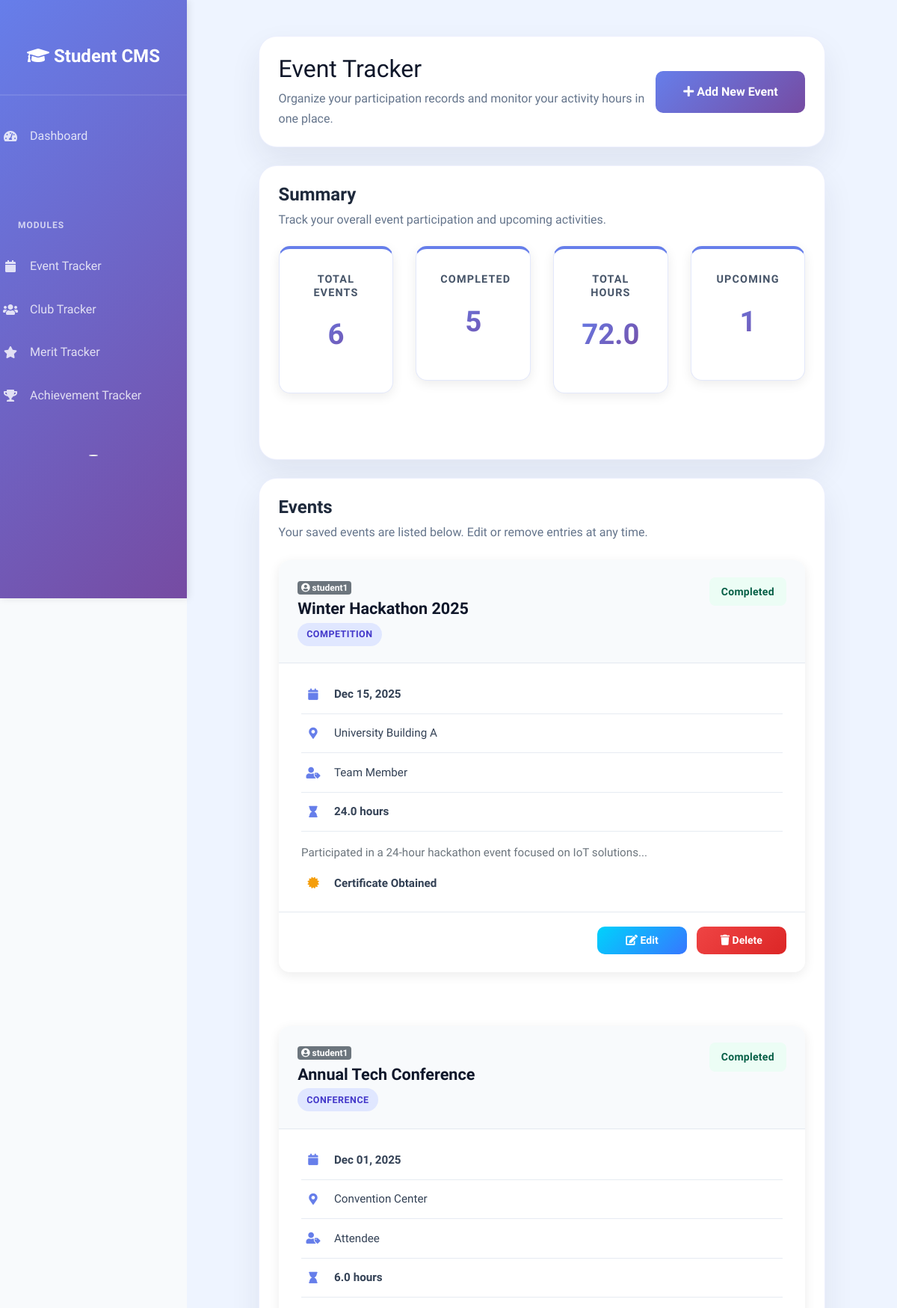
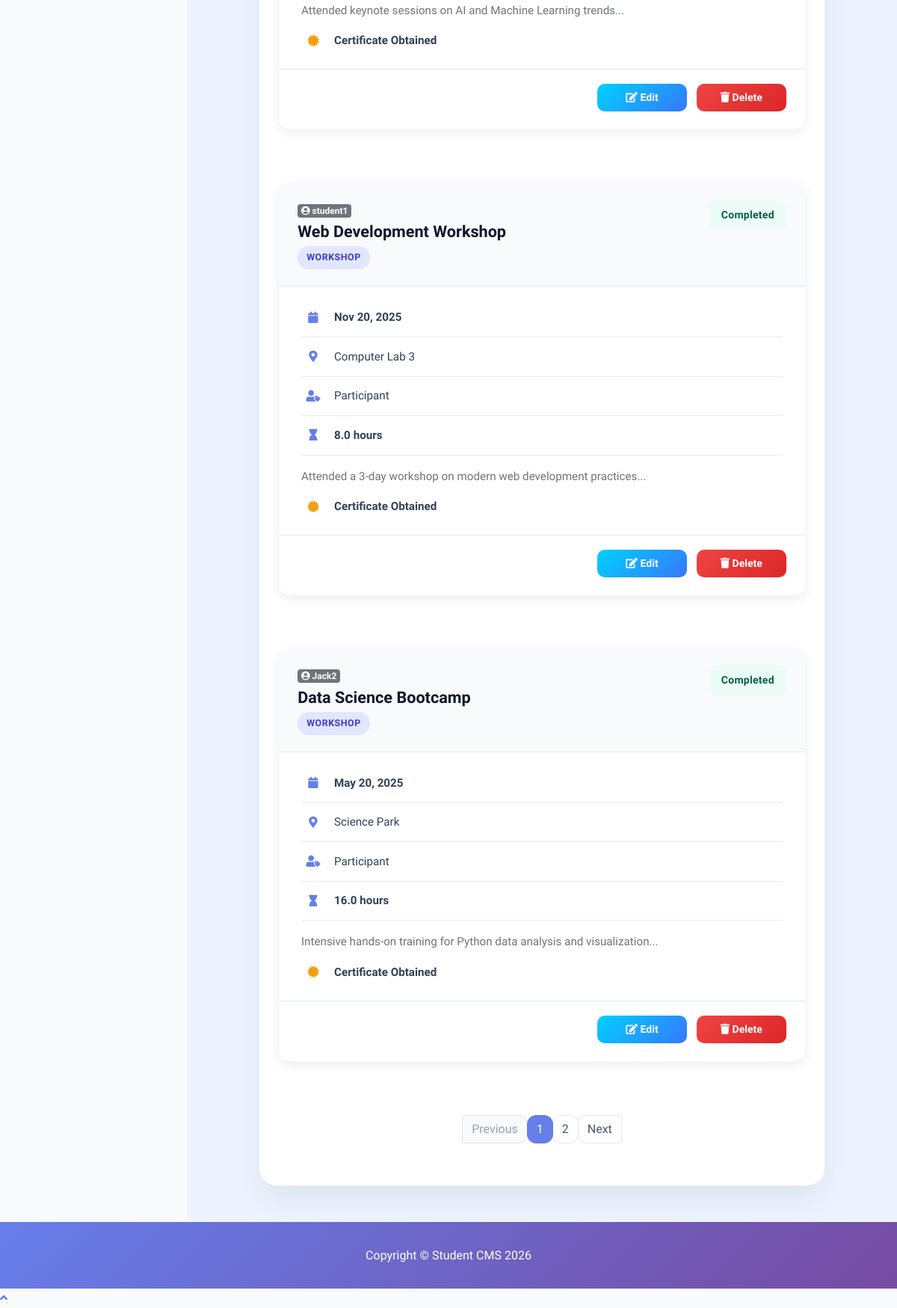
The page /modules/event/event_tracker.php (signed in) on the database its author committed (2 pictures, top to bottom).
### tables this page shows
CREATE TABLE IF NOT EXISTS events (
    event_id INT PRIMARY KEY AUTO_INCREMENT,
    user_id INT NOT NULL,
    event_name VARCHAR(150) NOT NULL,
    event_type VARCHAR(100),
    event_date DATE NOT NULL,
    location VARCHAR(200),
    description LONGTEXT,
    hours_participated DECIMAL(5, 2),
    role_held VARCHAR(100),
    certificate_obtained BOOLEAN DEFAULT FALSE,
    status ENUM('completed', 'ongoing', 'upcoming') DEFAULT 'completed',
    created_at TIMESTAMP DEFAULT CURRENT_TIMESTAMP,
    updated_at TIMESTAMP DEFAULT CURRENT_TIMESTAMP ON UPDATE CURRENT_TIMESTAMP,
    FOREIGN KEY (user_id) REFERENCES users(user_id) ON DELETE CASCADE,
    INDEX idx_user_id (user_id),
    INDEX idx_event_date (event_date)
);

CREATE TABLE IF NOT EXISTS users (
    user_id INT PRIMARY KEY AUTO_INCREMENT,
    username VARCHAR(50) UNIQUE NOT NULL,
    email VARCHAR(100) UNIQUE NOT NULL,
    password VARCHAR(255) NOT NULL,
    full_name VARCHAR(100),
    role ENUM('student', 'admin') DEFAULT 'student',
    created_at TIMESTAMP DEFAULT CURRENT_TIMESTAMP,
    updated_at TIMESTAMP DEFAULT CURRENT_TIMESTAMP ON UPDATE CURRENT_TIMESTAMP
);

### modules/event/event_tracker.php (the view, shortened to what this page needs)
<?php
require_once '../../config.php';
$user_id = $_SESSION['user_id'];
$role    = $_SESSION['role'];
$events_per_page = 4;
$current_page = max(1, intval($_GET['page'] ?? 1));
$offset = ($current_page - 1) * $events_per_page;
$total_events = 0;
$total_hours = 0;
$completed_events = 0;
if ($role === 'admin') {
    $stats_query = "SELECT COUNT(*) AS total_events,
                           SUM(CASE WHEN status = 'completed' THEN 1 ELSE 0 END) AS completed_events,
                           COALESCE(SUM(hours_participated), 0) AS total_hours
                    FROM events";
    $stats_result = $conn->query($stats_query);
}
if ($stats_result && $row = $stats_result->fetch_assoc()) {
    $total_events = intval($row['total_events']);
    $completed_events = intval($row['completed_events']);
    $total_hours = floatval($row['total_hours']);
}
$total_pages = $total_events > 0 ? max(1, ceil($total_events / $events_per_page)) : 1;
$events = [];
if ($role === 'admin') {
    $list_query = "SELECT e.*, u.username
                   FROM events e
                   LEFT JOIN users u ON e.user_id = u.user_id
                   ORDER BY e.event_date DESC LIMIT ? OFFSET ?";
    $list_stmt = $conn->prepare($list_query);
    $list_stmt->bind_param("ii", $events_per_page, $offset);
} else {
    $list_query = "SELECT * FROM events WHERE user_id = ?
                   ORDER BY event_date DESC LIMIT ? OFFSET ?";
    $list_stmt = $conn->prepare($list_query);
    $list_stmt->bind_param("iii", $user_id, $events_per_page, $offset);
}
if ($list_stmt) {
    $list_stmt->execute();
    $result = $list_stmt->get_result();
    while ($row = $result->fetch_assoc()) {
        $events[] = $row;
    }
}
?>
<!DOCTYPE html>
<html lang="en">
<head>
    <link href="../../vendor/fontawesome-free/css/all.min.css" rel="stylesheet" type="text/css">
    <link href="https://cdn.jsdelivr.net/npm/bootstrap@4.6.0/dist/css/bootstrap.min.css" rel="stylesheet">
    <link href="../../assets/style.css" rel="stylesheet">
</head>
<body id="page-top">
    <div id="wrapper">
        <?php include('../../includes/sidebar.php'); ?>
            <div id="content">
                <div class="container-fluid">
                    <div class="page-header-card mb-4">
                        <div class="d-flex flex-column flex-md-row align-items-start align-items-md-center justify-content-between">
                            <div>
                                <h1 class="h3 mb-2 text-gray-800">Event Tracker</h1>
                                <p class="page-subtitle">Organize your participation records and monitor your activity hours in one place.</p>
                            </div>
                            <button class="btn btn-primary mt-3 mt-md-0" data-toggle="modal" data-target="#eventModal" onclick="resetForm()">
                                <i class="fas fa-plus"></i> Add New Event
                            </button>
                        </div>
                    </div>
                    <div class="section-card mb-4">
                        <div class="section-card-header">
                            <div>
                                <h4>Summary</h4>
                                <p class="section-subtitle">Track your overall event participation and upcoming activities.</p>
                            </div>
                        </div>
                        <div class="row mb-4">
                            <div class="col-md-3 mb-3">
                                <div class="stat-card">
                                    <h5 class="stat-label">Total Events</h5>
                                    <div class="stat-value"><?php echo $total_events; ?></div>
                                </div>
                            </div>
                            <div class="col-md-3 mb-3">
                                <div class="stat-card">
                                    <h5 class="stat-label">Completed</h5>
                                    <div class="stat-value"><?php echo $completed_events; ?></div>
                                </div>
                            </div>
                            <div class="col-md-3 mb-3">
                                <div class="stat-card">
                                    <h5 class="stat-label">Total Hours</h5>
                                    <div class="stat-value"><?php echo number_format($total_hours, 1); ?></div>
                                </div>
                            </div>
                            <div class="col-md-3 mb-3">
                                <div class="stat-card">
                                    <h5 class="stat-label">Upcoming</h5>
                                    <div class="stat-value"><?php echo $total_events - $completed_events; ?></div>
                                </div>
                            </div>
                        </div>
                    </div>
                    <div class="section-card">
                        <div class="section-card-header mb-3">
                            <div>
                                <h4>Events</h4>
                                <p class="section-subtitle">Your saved events are listed below. Edit or remove entries at any time.</p>
                            </div>
                        </div>
                        <?php if ($total_events === 0): ?>
                            <div class="no-data">
                                <i class="fas fa-calendar-alt"></i>
                                <h5>No Events Yet</h5>
                                <p>Start by adding your first event to track your co-curricular involvement.</p>
                                <button class="btn btn-primary mt-3" data-toggle="modal" data-target="#eventModal" onclick="resetForm()">
                                    Add Your First Event
                                </button>
                            </div>
                        <?php else: ?>
                            <div class="event-grid">
                                <?php foreach ($events as $evt): ?>
                                    <div class="event-card-wrap">
                                        <div class="card event-card mb-4">
                                            <div class="event-card-header">
                                                <div>
                                                    <?php if ($role === 'admin' && !empty($evt['username'])): ?>
                                                        <div class="mb-1">
                                                            <span class="badge badge-secondary">
                                                                <i class="fas fa-user-circle"></i> <?php echo htmlspecialchars($evt['username']); ?>
                                                            </span>
                                                        </div>
                                                    <?php endif; ?>
                                                    <h5 class="event-card-title"><?php echo htmlspecialchars($evt['event_name']); ?></h5>
                                                    <?php if (!empty($evt['event_type'])): ?>
                                                        <span class="event-type-badge"><?php echo htmlspecialchars($evt['event_type']); ?></span>
                                                    <?php endif; ?>
                                                </div>
                                                <span class="status-badge status-<?php echo $evt['status']; ?>">
                                                    <?php echo ucfirst($evt['status']); ?>
                                                </span>
                                            </div>
                                            <div class="event-card-body">
                                                <div class="event-detail">
                                                    <i class="fas fa-calendar"></i>
                                                    <strong><?php echo date('M d, Y', strtotime($evt['event_date'])); ?></strong>
                                                </div>
                                                <?php if (!empty($evt['location'])): ?>
                                                    <div class="event-detail">
                                                        <i class="fas fa-map-marker-alt"></i>
                                                        <?php echo htmlspecialchars($evt['location']); ?>
                                                    </div>
                                                <?php endif; ?>
                                                <?php if (!empty($evt['role_held'])): ?>
                                                    <div class="event-detail">
                                                        <i class="fas fa-user-tag"></i>
                                                        <?php echo htmlspecialchars($evt['role_held']); ?>
                                                    </div>
                                                <?php endif; ?>
                                                <div class="event-detail">
                                                    <i class="fas fa-hourglass"></i>
                                                    <strong><?php echo number_format($evt['hours_participated'], 1); ?> hours</strong>
                                                </div>
                                                <?php if (!empty($evt['description'])): ?>
                                                    <div class="mt-3">
                                                        <p class="text-muted"><?php echo htmlspecialchars(substr($evt['description'], 0, 150)); ?>...</p>
                                                    </div>
                                                <?php endif; ?>
                                                <?php if ($evt['certificate_obtained']): ?>
                                                    <div class="event-detail">
                                                        <i class="fas fa-certificate" style="color: #f59e0b;"></i>
                                                        <strong>Certificate Obtained</strong>
                                                    </div>
                                                <?php endif; ?>
                                            </div>
                                            <div class="event-card-footer">
                                                <button class="btn btn-sm btn-info" onclick="editEvent(<?php echo $evt['event_id']; ?>)">
                                                    <i class="fas fa-edit"></i> Edit
                                                </button>
                                                <button class="btn btn-sm btn-danger" onclick="deleteEvent(<?php echo $evt['event_id']; ?>)">
                                                    <i class="fas fa-trash"></i> Delete
                                                </button>
                                            </div>
                                        </div>
                                    </div>
                                <?php endforeach; ?>
                            </div>
                            <?php if ($total_pages > 1): ?>
                                <div class="pagination-wrapper mt-4">
                                    <nav aria-label="Event page navigation">
                                        <ul class="pagination justify-content-center">
                                            <li class="page-item <?php echo $current_page <= 1 ? 'disabled' : ''; ?>">
                                                <a class="page-link" href="?page=<?php echo max(1, $current_page - 1); ?>">Previous</a>
                                            </li>
                                            <?php for ($page = 1; $page <= $total_pages; $page++): ?>
                                                <li class="page-item <?php echo $page === $current_page ? 'active' : ''; ?>">
                                                    <a class="page-link" href="?page=<?php echo $page; ?>"><?php echo $page; ?></a>
                                                </li>
                                            <?php endfor; ?>
                                            <li class="page-item <?php echo $current_page >= $total_pages ? 'disabled' : ''; ?>">
                                                <a class="page-link" href="?page=<?php echo min($total_pages, $current_page + 1); ?>">Next</a>
                                            </li>
                                        </ul>
                                    </nav>
                                </div>
                            <?php endif; ?>
                        <?php endif; ?>
                    </div>
                </div>
            </div>
            <?php include('../../includes/footer.php'); ?>
</body>
</html>

### rows shown on the page
events: user.username "student1", event_name "Winter Hackathon 2025", event_type "COMPETITION", status "Completed", event_date "Dec 15, 2025", location "University Building A", role_held "Team Member", hours_participated "24.0", description "Participated in a 24-hour hackathon event focused on IoT solutions", certificate_obtained 1 (drawn)
events: user.username "student1", event_name "Annual Tech Conference", event_type "CONFERENCE", status "Completed", event_date "Dec 01, 2025", location "Convention Center", role_held "Attendee", hours_participated "6.0", description "Attended keynote sessions on AI and Machine Learning trends", certificate_obtained 1 (drawn)
events: user.username "student1", event_name "Web Development Workshop", event_type "WORKSHOP", status "Completed", event_date "Nov 20, 2025", location "Computer Lab 3", role_held "Participant", hours_participated "8.0", description "Attended a 3-day workshop on modern web development practices", certificate_obtained 1 (drawn)
events: user.username "Jack2", event_name "Data Science Bootcamp", event_type "WORKSHOP", status "Completed", event_date "May 20, 2025", location "Science Park", role_held "Participant", hours_participated "16.0", description "Intensive hands-on training for Python data analysis and visualization", certificate_obtained 1 (drawn)

### other values the page prints
$total_events "6"
$completed_events "5"
$total_hours "72.0"
$total_events - $completed_events "1"
